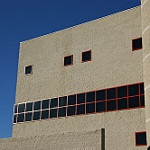
#> input picture Lab-02/dataset/seg/buildings/10310.jpg, 150 x 150 px
$ python -i image_enhancing.py   (imports and definitions only)   (older library calls are emulated)
#> lines starting #> are read from the running program, lines starting #| are printed output that depends on the picture
#> further down, picture is the input picture: shape (150, 150, 3); mean B, G, R 113.4, 113.3, 112.4
from PIL import Image
import numpy as np
import cv2
import streamlit as st
# [30 lines left out: functions load_image, add_gaussian_noise, denoise, not called in this run]

def sharpen(image):
    '''
    1 vài kernel làm sharpen ảnh
    S1 = np.array([[0, -1, 0],
                [-1, 5, -1],
                [0, -1, 0]])

    S2 = np.array([[-1, -1, -1],
                [-1, 9, -1],
                [-1, -1, -1]])

    S3 = np.array([[1, -2, 1],
                [-2, 5, -2],
                [1, -2, 1]])
    '''
    kernel_1 = np.array([[0, -1, 0],
                   [-1, 5, -1],
                   [0, -1, 0]])

    kernel_2 = np.array([[-1,-1,-1],
                    [-1, 9,-1],
                    [-1,-1,-1]])
    # Use cv2.filter2D to apply the kernel to the image
    sharpened_1 = cv2.filter2D(image, -1, kernel_1)
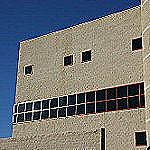
#> sharpened_1: shape (150, 150, 3); mean B, G, R 116, 116, 114.3
    sharpened_2 = cv2.filter2D(image, -1, kernel_2)
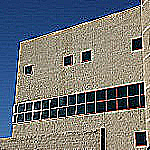
#> sharpened_2: shape (150, 150, 3); mean B, G, R 118.6, 117.8, 114.8

    # Sharpen with USM( Unsharp Masking)
    blurred_image = cv2.GaussianBlur(image, (5,5), 1)
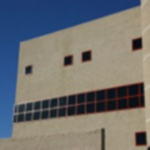
#> blurred_image: shape (150, 150, 3); mean B, G, R 113.5, 113.3, 112.4
    sharpened_3 = cv2.addWeighted(image, 1.5, blurred_image, -0.5, 0)
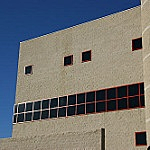
#> sharpened_3: shape (150, 150, 3); mean B, G, R 113.7, 113.6, 112.5
    sharpened_4 = cv2.addWeighted(image, 2.5, blurred_image, -1.5, 0)
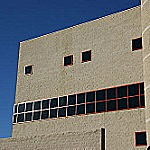
#> sharpened_4: shape (150, 150, 3); mean B, G, R 114.6, 114.6, 113.3

    return sharpened_1, sharpened_2, sharpened_3, sharpened_4

# [23 lines left out: function edge_detection, not called in this run]

# [59 lines not run here, left out]

>>> import cv2
>>> picture = cv2.imread('../Lab-02/dataset/seg/buildings/10310.jpg')
>>> result = sharpen(picture)

$ run again, on Lab-02/dataset/seg/buildings/13050.jpg
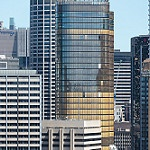
#> input picture Lab-02/dataset/seg/buildings/13050.jpg, 150 x 150 px
#> picture is the input picture: shape (150, 150, 3); mean B, G, R 135.7, 128.4, 117.8
#> in sharpen, `sharpened_2 = cv2.filter2D(image, -1, kernel_2)`:
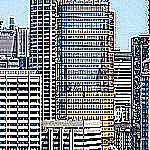
#> sharpened_2: shape (150, 150, 3); mean B, G, R 138, 134.8, 129.2
#> in sharpen, `sharpened_4 = cv2.addWeighted(image, 2.5, blurred_image, -1.5, 0)`:
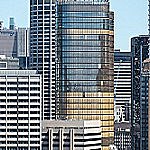
#> sharpened_4: shape (150, 150, 3); mean B, G, R 135.4, 129.6, 120.9

$ run again, on Lab-02/dataset/seg/buildings/13674.jpg
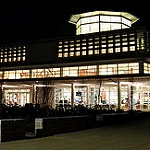
#> input picture Lab-02/dataset/seg/buildings/13674.jpg, 150 x 150 px
#> picture is the input picture: shape (150, 150, 3); mean B, G, R 50.9, 62.8, 68.1
#> in sharpen, `sharpened_2 = cv2.filter2D(image, -1, kernel_2)`:
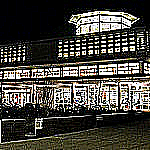
#> sharpened_2: shape (150, 150, 3); mean B, G, R 62.5, 68.4, 70.6
#> in sharpen, `sharpened_4 = cv2.addWeighted(image, 2.5, blurred_image, -1.5, 0)`:
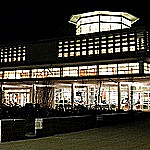
#> sharpened_4: shape (150, 150, 3); mean B, G, R 54.6, 63.6, 67.6

$ run again, on Lab-02/dataset/seg/buildings/13746.jpg
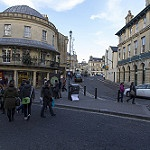
#> input picture Lab-02/dataset/seg/buildings/13746.jpg, 150 x 150 px
#> picture is the input picture: shape (150, 150, 3); mean B, G, R 113.8, 105.3, 100.4
#> in sharpen, `sharpened_2 = cv2.filter2D(image, -1, kernel_2)`:
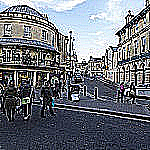
#> sharpened_2: shape (150, 150, 3); mean B, G, R 121.3, 113.9, 109.5
#> in sharpen, `sharpened_4 = cv2.addWeighted(image, 2.5, blurred_image, -1.5, 0)`:
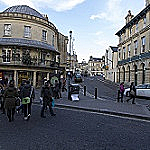
#> sharpened_4: shape (150, 150, 3); mean B, G, R 114.1, 106, 101.4
